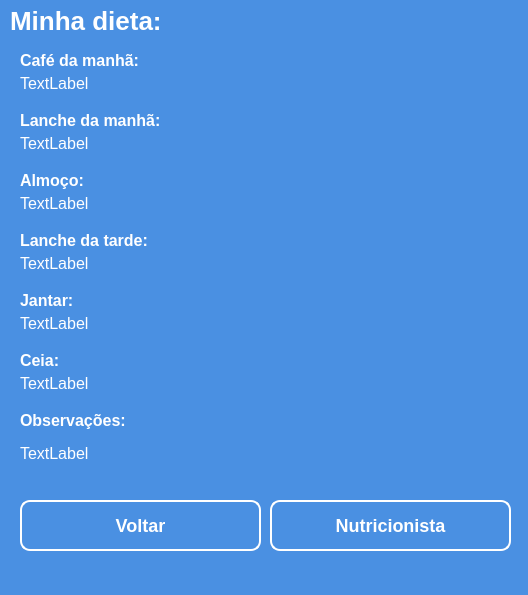
<?xml version="1.0" encoding="UTF-8"?>
<ui version="4.0">
 <class>janela_dieta_usuario</class>
 <widget class="QMainWindow" name="janela_dieta_usuario">
  <property name="geometry">
   <rect>
    <x>0</x>
    <y>0</y>
    <width>528</width>
    <height>595</height>
   </rect>
  </property>
  <property name="windowTitle">
   <string>MainWindow</string>
  </property>
  <property name="styleSheet">
   <string notr="true">*{
	background-color: #4A90E2;
}

QLabel{
	font-family: &quot;Segoe UI&quot;;
	font-size: 16px;
    color: #fff;
}

#_txt_dieta{
	font-size: 26px;
	font-weight: bold;
}

#_txt_cafedamanha{
	font-weight: bold;
}

#_txt_lanchedamanha{
	font-weight: bold;
}

#_txt_almoco{
	font-weight: bold;
}

#_txt_lanchedatarde{
	font-weight: bold;
}

#_txt_jantar{
	font-weight: bold;
}

#_txt_ceia{
	font-weight: bold;
}

#_txt_comentario{
	font-weight: bold;
}

QPushButton{
    background: #4A90E2;
    border: 2px solid #fff;
    border-radius: 10px;
    padding: 10px 20px;

	font-family: &quot;Segoe UI&quot;;
	font-weight: bold;
	font-size: 18px;
    color: #fff;
}

QPushButton:hover{
    background: #53A3FF;
    border: 2px solid #fff;
    border-radius: 10px;
    padding: 10px 20px;
}

</string>
  </property>
  <widget class="QWidget" name="centralwidget">
   <widget class="QLabel" name="_txt_dieta">
    <property name="geometry">
     <rect>
      <x>10</x>
      <y>10</y>
      <width>171</width>
      <height>21</height>
     </rect>
    </property>
    <property name="text">
     <string>Minha dieta:</string>
    </property>
   </widget>
   <widget class="QLabel" name="_txt_jantar">
    <property name="geometry">
     <rect>
      <x>20</x>
      <y>290</y>
      <width>151</width>
      <height>21</height>
     </rect>
    </property>
    <property name="text">
     <string>Jantar:</string>
    </property>
   </widget>
   <widget class="QPushButton" name="_btn_voltar">
    <property name="geometry">
     <rect>
      <x>20</x>
      <y>500</y>
      <width>241</width>
      <height>51</height>
     </rect>
    </property>
    <property name="cursor">
     <cursorShape>PointingHandCursor</cursorShape>
    </property>
    <property name="text">
     <string>Voltar</string>
    </property>
   </widget>
   <widget class="QLabel" name="_txt_ceia">
    <property name="geometry">
     <rect>
      <x>20</x>
      <y>350</y>
      <width>151</width>
      <height>21</height>
     </rect>
    </property>
    <property name="text">
     <string>Ceia:</string>
    </property>
   </widget>
   <widget class="QLabel" name="_txt_lanchedamanha_user">
    <property name="geometry">
     <rect>
      <x>20</x>
      <y>130</y>
      <width>500</width>
      <height>26</height>
     </rect>
    </property>
    <property name="text">
     <string>TextLabel</string>
    </property>
   </widget>
   <widget class="QLabel" name="_txt_lanchedamanha">
    <property name="geometry">
     <rect>
      <x>20</x>
      <y>110</y>
      <width>191</width>
      <height>21</height>
     </rect>
    </property>
    <property name="text">
     <string>Lanche da manhã:</string>
    </property>
   </widget>
   <widget class="QLabel" name="_txt_almoco_user">
    <property name="geometry">
     <rect>
      <x>20</x>
      <y>190</y>
      <width>500</width>
      <height>26</height>
     </rect>
    </property>
    <property name="text">
     <string>TextLabel</string>
    </property>
   </widget>
   <widget class="QLabel" name="_txt_comentario">
    <property name="geometry">
     <rect>
      <x>20</x>
      <y>410</y>
      <width>151</width>
      <height>21</height>
     </rect>
    </property>
    <property name="text">
     <string>Observações:</string>
    </property>
   </widget>
   <widget class="QLabel" name="_txt_lanchedatarde">
    <property name="geometry">
     <rect>
      <x>20</x>
      <y>230</y>
      <width>151</width>
      <height>21</height>
     </rect>
    </property>
    <property name="text">
     <string>Lanche da tarde:</string>
    </property>
   </widget>
   <widget class="QLabel" name="_txt_almoco">
    <property name="geometry">
     <rect>
      <x>20</x>
      <y>170</y>
      <width>101</width>
      <height>21</height>
     </rect>
    </property>
    <property name="text">
     <string>Almoço:</string>
    </property>
   </widget>
   <widget class="QLabel" name="_txt_cafedamanha_user">
    <property name="geometry">
     <rect>
      <x>20</x>
      <y>70</y>
      <width>500</width>
      <height>26</height>
     </rect>
    </property>
    <property name="text">
     <string>TextLabel</string>
    </property>
   </widget>
   <widget class="QLabel" name="_txt_ceia_user">
    <property name="geometry">
     <rect>
      <x>20</x>
      <y>370</y>
      <width>500</width>
      <height>26</height>
     </rect>
    </property>
    <property name="text">
     <string>TextLabel</string>
    </property>
   </widget>
   <widget class="QLabel" name="_txt_cafedamanha">
    <property name="geometry">
     <rect>
      <x>20</x>
      <y>50</y>
      <width>161</width>
      <height>21</height>
     </rect>
    </property>
    <property name="text">
     <string>Café da manhã:</string>
    </property>
   </widget>
   <widget class="QLabel" name="_txt_jantar_user">
    <property name="geometry">
     <rect>
      <x>20</x>
      <y>310</y>
      <width>500</width>
      <height>26</height>
     </rect>
    </property>
    <property name="text">
     <string>TextLabel</string>
    </property>
   </widget>
   <widget class="QLabel" name="_txt_lanchedatarde_user">
    <property name="geometry">
     <rect>
      <x>20</x>
      <y>250</y>
      <width>500</width>
      <height>26</height>
     </rect>
    </property>
    <property name="text">
     <string>TextLabel</string>
    </property>
   </widget>
   <widget class="QLabel" name="_txt_comentario_user">
    <property name="geometry">
     <rect>
      <x>20</x>
      <y>440</y>
      <width>500</width>
      <height>26</height>
     </rect>
    </property>
    <property name="text">
     <string>TextLabel</string>
    </property>
   </widget>
   <widget class="QLabel" name="label">
    <property name="geometry">
     <rect>
      <x>470</x>
      <y>10</y>
      <width>41</width>
      <height>41</height>
     </rect>
    </property>
    <property name="text">
     <string/>
    </property>
    <property name="pixmap">
     <pixmap resource="recursos.qrc">:/img/Imagens/imagem_food.png</pixmap>
    </property>
    <property name="scaledContents">
     <bool>true</bool>
    </property>
   </widget>
   <widget class="QPushButton" name="_btn_nutricionista">
    <property name="geometry">
     <rect>
      <x>270</x>
      <y>500</y>
      <width>241</width>
      <height>51</height>
     </rect>
    </property>
    <property name="cursor">
     <cursorShape>PointingHandCursor</cursorShape>
    </property>
    <property name="text">
     <string>Nutricionista</string>
    </property>
   </widget>
  </widget>
  <widget class="QMenuBar" name="menubar">
   <property name="geometry">
    <rect>
     <x>0</x>
     <y>0</y>
     <width>528</width>
     <height>21</height>
    </rect>
   </property>
  </widget>
  <widget class="QStatusBar" name="statusbar"/>
 </widget>
 <resources>
  <include location="recursos.qrc"/>
 </resources>
 <connections/>
</ui>
